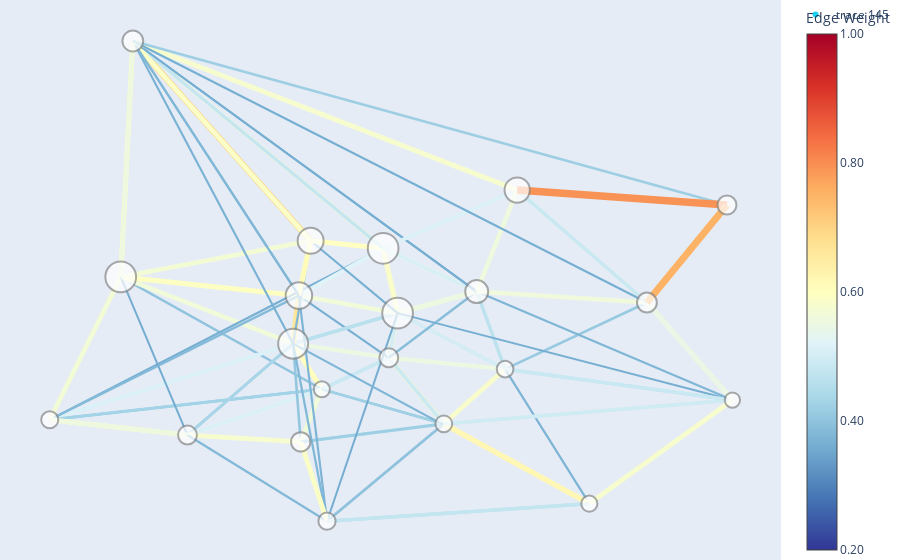

Notebook code for this chart:
### Code cell
G2, trip_counts = define_graph(filtered_df,district_counts, NORMALISE_BY_POP=True, remove_weak_edges=True, threshold=0.20)
G2 = update_node_sizes(G2, income, var_of_interest)
positions = get_positions(gdf)
edge_widths = set_art(G2, 0.1)
fig = plotly_graph(G2, positions, edge_widths, var_of_interest, node_size_scale=0.003)
fig.show()
